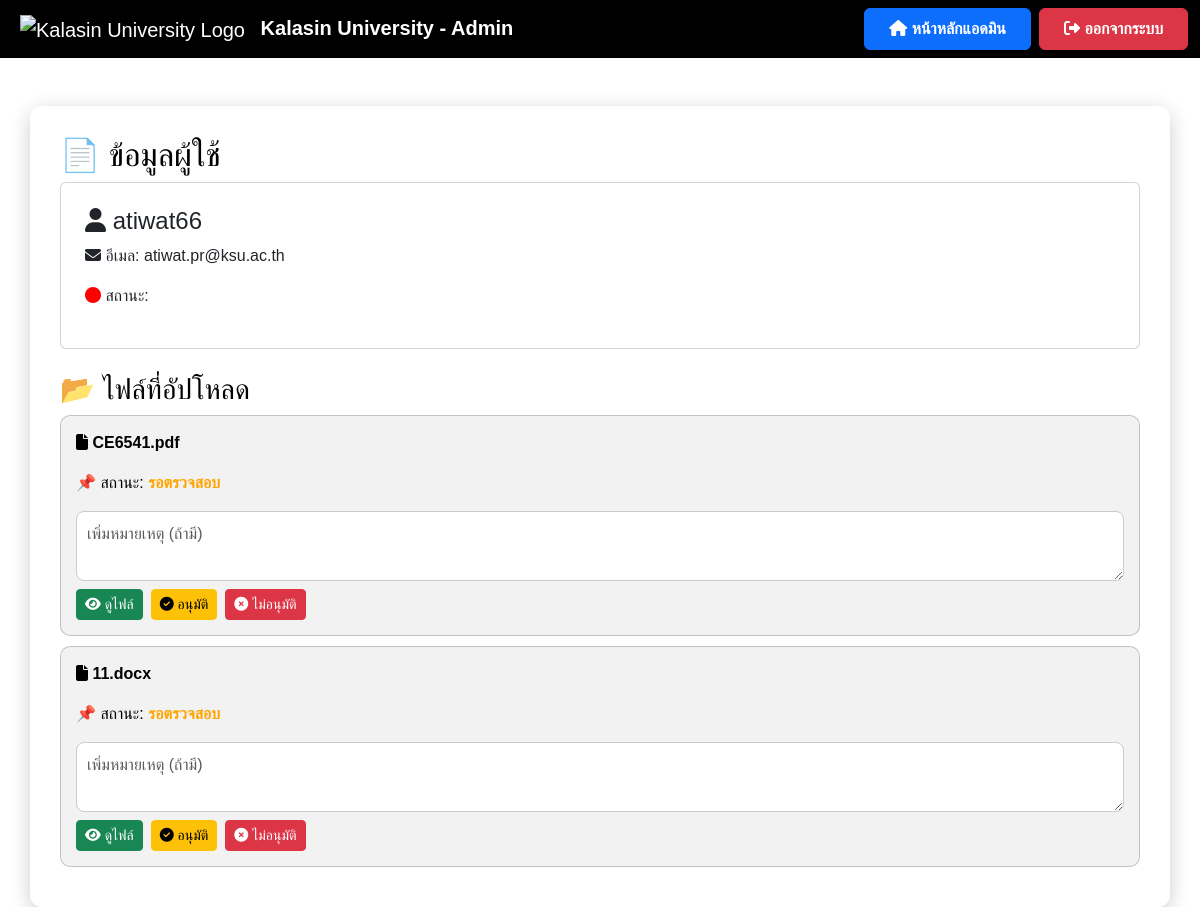
The page /view_user/1 on the database as committed earlier.
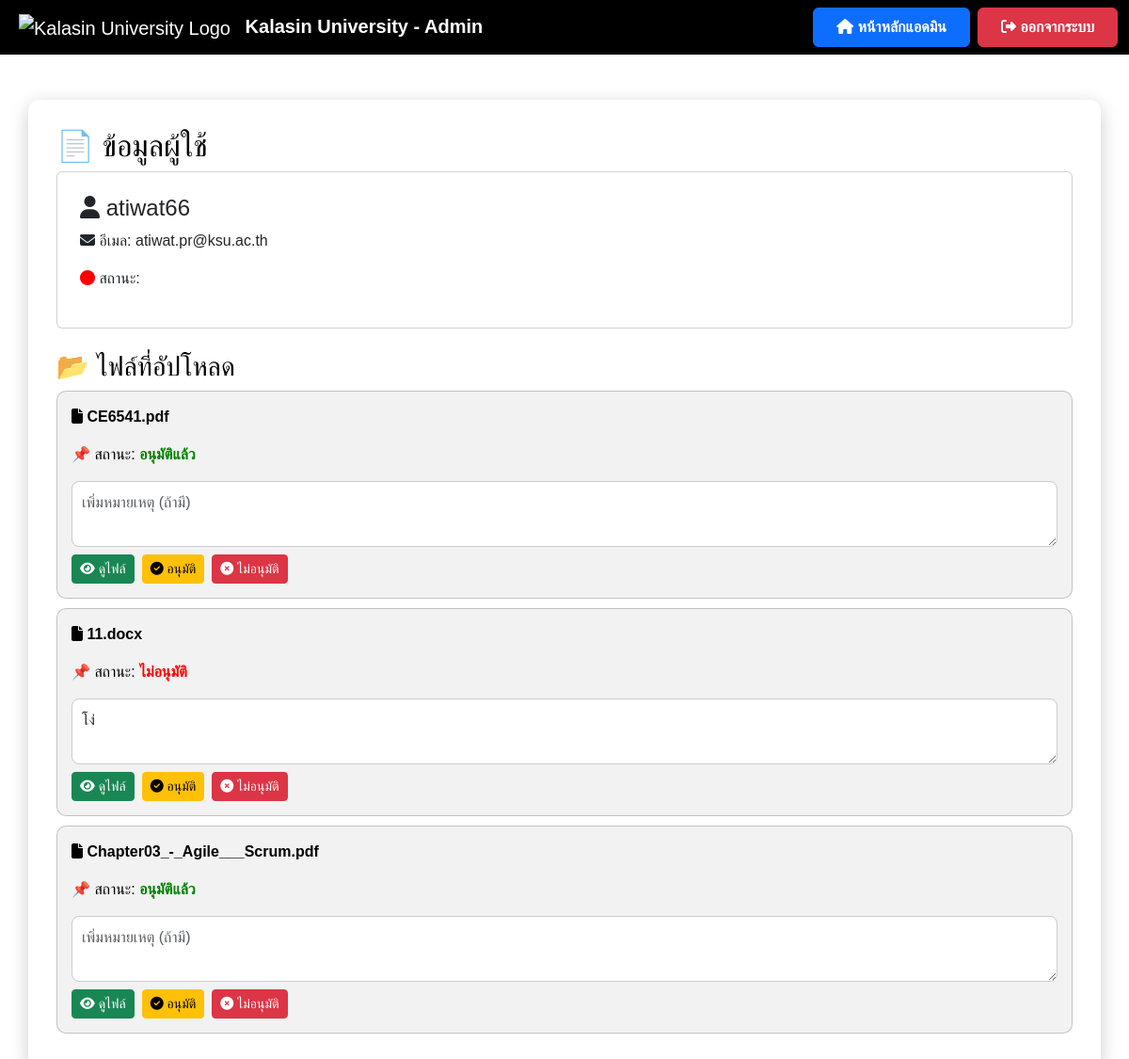
The same page on the database as committed later.
### app.py (models this page shows)
class User(db.Model):
    id = db.Column(db.Integer, primary_key=True)
    username = db.Column(db.String(100), unique=True, nullable=False)
    email = db.Column(db.String(150), unique=True, nullable=False)  # ✅ เพิ่ม email
    password = db.Column(db.String(200), nullable=False)
    role = db.Column(db.String(10), nullable=False, default='user')
    files = db.relationship('File', backref='user', lazy=True)

class File(db.Model):
    id = db.Column(db.Integer, primary_key=True)
    filename = db.Column(db.String(255), nullable=False)
    file_path = db.Column(db.String(255), nullable=True)  # ✅ เพิ่มฟิลด์นี้
    status = db.Column(db.String(50), nullable=False, default="รอตรวจสอบ")
    comment = db.Column(db.Text, nullable=True)
    user_id = db.Column(db.Integer, db.ForeignKey('user.id'), nullable=False)

### app.py (the view)
@app.route('/view_user/<int:user_id>')
def view_user(user_id):
    user = User.query.get(user_id)
    if not user:
        flash("ไม่พบข้อมูลผู้ใช้", "danger")
        return redirect(url_for('manage_users'))  # ถ้าหาไม่เจอให้กลับไปหน้า manage_users
    files = File.query.filter_by(user_id=user.id).all()
    return render_template('view_user.html', user=user, files=files)

### templates/view_user.html (shortened to what this page needs)
<!DOCTYPE html>
<html lang="th">
<head>
    <link href="https://cdn.jsdelivr.net/npm/bootstrap@5.3.3/dist/css/bootstrap.min.css" rel="stylesheet">
    <link rel="stylesheet" href="https://cdnjs.cloudflare.com/ajax/libs/font-awesome/6.4.2/css/all.min.css">
</head>
<body>
    <nav class="navbar navbar-expand-lg navbar-dark">
        <div class="container-fluid">
            <a class="navbar-brand ms-2" href="{{ url_for('admin_dashboard') }}">
                <img src="https://upload.wikimedia.org/wikipedia/th/4/4e/Kalasin_University_Seal.svg"
                     alt="Kalasin University Logo" style="height: 50px; margin-right: 10px;">
                <strong>Kalasin University - Admin</strong>
            </a>
            <div class="ms-auto d-flex">
                <a href="{{ url_for('admin_dashboard') }}" class="btn btn-primary fw-bold px-4 py-2 me-2">
                    <i class="fas fa-home"></i> หน้าหลักแอดมิน
                </a>
                <a href="{{ url_for('logout') }}" class="btn btn-danger fw-bold px-4 py-2">
                    <i class="fas fa-sign-out-alt"></i> ออกจากระบบ
                </a>
            </div>
        </div>
    </nav>
    <div class="container container-custom mt-5">
        <h2>📄 ข้อมูลผู้ใช้</h2>
        <div class="card p-4">
            <h4><i class="fas fa-user"></i> {{ user.username }}</h4>
            <p><i class="fas fa-envelope"></i> อีเมล: {{ user.email }}</p>
            <p><i class="fas fa-circle" style="color: {% if user.status == 'active' %}green{% else %}red{% endif %};"></i> สถานะ: {{ user.status }}</p>
        </div>
        <h3 class="mt-4">📂 ไฟล์ที่อัปโหลด</h3>
        {% if files %}
        {% for file in files %}
        <div class="file-card">
            <p><i class="fas fa-file"></i> <strong>{{ file.filename }}</strong></p>
            <p>📌 สถานะ:
                <span id="status-{{ file.id }}" class="{% if file.status == 'อนุมัติแล้ว' %}status-approved{% elif file.status == 'ไม่อนุมัติ' %}status-rejected{% else %}status-pending{% endif %}">
                    {{ file.status }}
                </span>
            </p>
            <textarea class="form-control mt-2 comment-box" id="comment-{{ file.id }}" placeholder="เพิ่มหมายเหตุ (ถ้ามี)">{{ file.comment if file.comment else '' }}</textarea>
            <div class="d-flex mt-2">
                <a href="{{ url_for('uploaded_file', filename=file.filename) }}" class="btn btn-success btn-sm me-2" target="_blank">
                    <i class="fas fa-eye"></i> ดูไฟล์
                </a>
                <button class="btn btn-warning btn-sm me-2" onclick="approveFile({{ file.id }})" id="approve-btn-{{ file.id }}">
                    <i class="fas fa-check-circle"></i> อนุมัติ
                </button>
                <button class="btn btn-danger btn-sm me-2" onclick="rejectFile({{ file.id }})" id="reject-btn-{{ file.id }}">
                    <i class="fas fa-times-circle"></i> ไม่อนุมัติ
                </button>
            </div>
        </div>
        {% endfor %}
        {% else %}
            <p class="text-muted">⛔ ผู้ใช้นี้ยังไม่มีการอัปโหลดไฟล์</p>
        {% endif %}
    </div>
</body>
</html>

### templates/view_user.html (style rules this page uses)
body { font-family: 'Poppins', sans-serif; background: white; color: black; }
.navbar { background: #000000; backdrop-filter: blur(10px); }
.container-custom { background: #ffffff; border-radius: 12px; padding: 30px; box-shadow: 0 5px 20px rgba(0, 0, 0, 0.2); margin-top: 20px; }
.file-card { background: rgba(0, 0, 0, 0.05); border-radius: 10px; padding: 15px; margin-bottom: 10px; border: 1px solid rgba(0, 0, 0, 0.2); transition: 0.3s; }
.status-approved { color: green; font-weight: bold; }
.status-rejected { color: red; font-weight: bold; }
.comment-box { min-height: 80px; border: 1px solid #ccc; border-radius: 8px; padding: 10px; resize: vertical; }

Rows that differ between the two databases and show on the page:
changed File "CE6541.pdf": status "รอตรวจสอบ" → "อนุมัติแล้ว"
changed File "11.docx": status "รอตรวจสอบ" → "ไม่อนุมัติ"; id "เพิ่มหมายเหตุ (ถ้ามี)" → "โง่"
added File: filename "Chapter03_-_Agile___Scrum.pdf", status "อนุมัติแล้ว", id "เพิ่มหมายเหตุ (ถ้ามี)"
